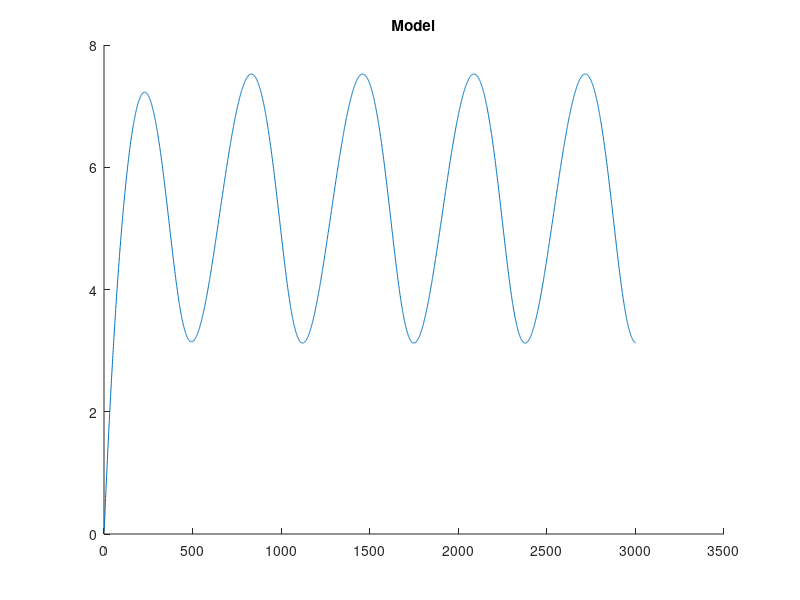
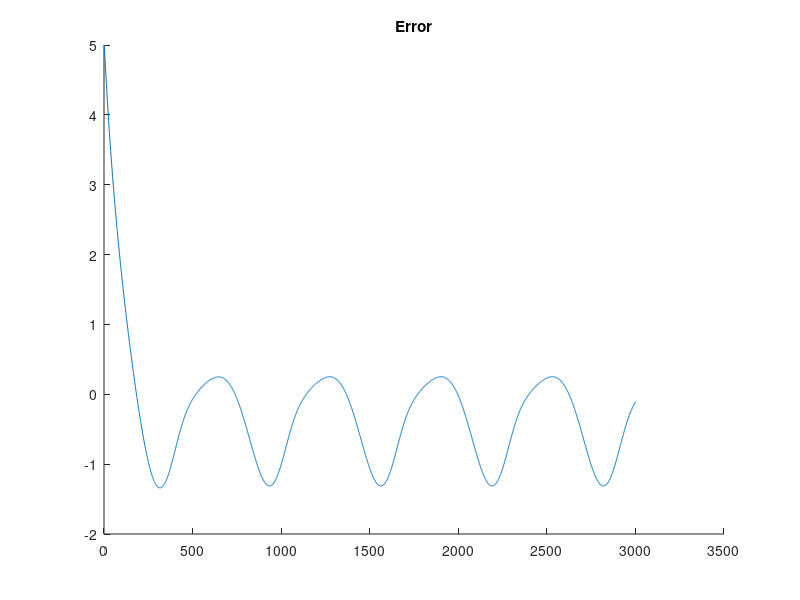
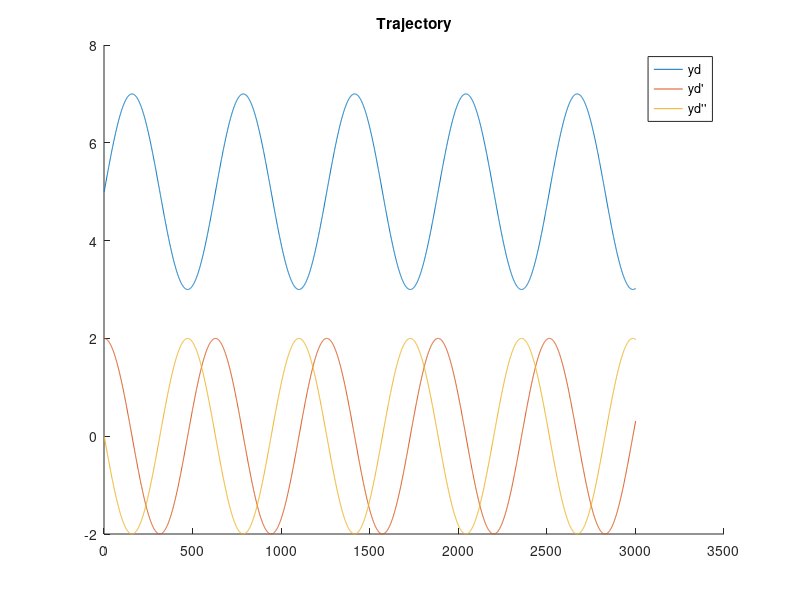

Recreate these plots in MATLAB, in order.
% author: Mesih Veysi Kılınç
% date:   11-07-2019
% title:  Linear Controller Simulation of system: m(1+q*q)qddot+bq*qdot=u
clc
clear all

%model parameters
m = 1.5; b = 2;

%gains
kv = 100; kp = 100;

q = 0;  qdot = 0; qddot = 0;
yd = 5; ydot = 0; yddot = 0;
e = yd-q; edot = 0; eddot = 0; 

%for ploting
index = 1;
qp = []; qdotp = []; qddotp = [];
ep = []; edotp = []; eddotp = [];
ydp = []; ydotp = []; yddotp = [];

step = 0.01;
for t=0:step:30
  
  %desired trajectory
  yd = 5 + 2*sin(t);
  ydot = 2*cos(t);
  yddot = -2*sin(t);
  
  %errors
  e = yd - q;
  edot = ydot - qdot;
  eddot = yddot - qddot;
  
  %control signal
  u = m*yddot + kv*edot +kp*e;
  
  %model
  qddot = (u-(b*q*qdot))/(m*(1+q*q));
  
  %integrate
  qdot = qdot + qddot*step;
  q  = q  + qdot*step;
  
  %for plotting
  qp(index) = q;
  qdotp(index) = qdot;
  qddotp(index) = qddot;
  ep(index) = e;
  edotp(index) = edot;
  eddotp(index) = eddot;
  ydp(index) = yd;
  ydotp(index) = ydot;
  yddotp(index) = yddot;
  index = index+1;
endfor

figure(1)
hold on;
plot(qp);
%plot(qdotp);
%plot(qddotp);
%legend("y", "y'", "y''");
title("Model");

figure(2)
hold on;
plot(ep)
%plot(edotp)
%plot(eddotp)
%legend("e", "e'", "e''");
title("Error");

figure(3)
hold on;
plot(ydp)
plot(ydotp)
plot(yddotp)
legend("yd", "yd'", "yd''");
title("Trajectory");
